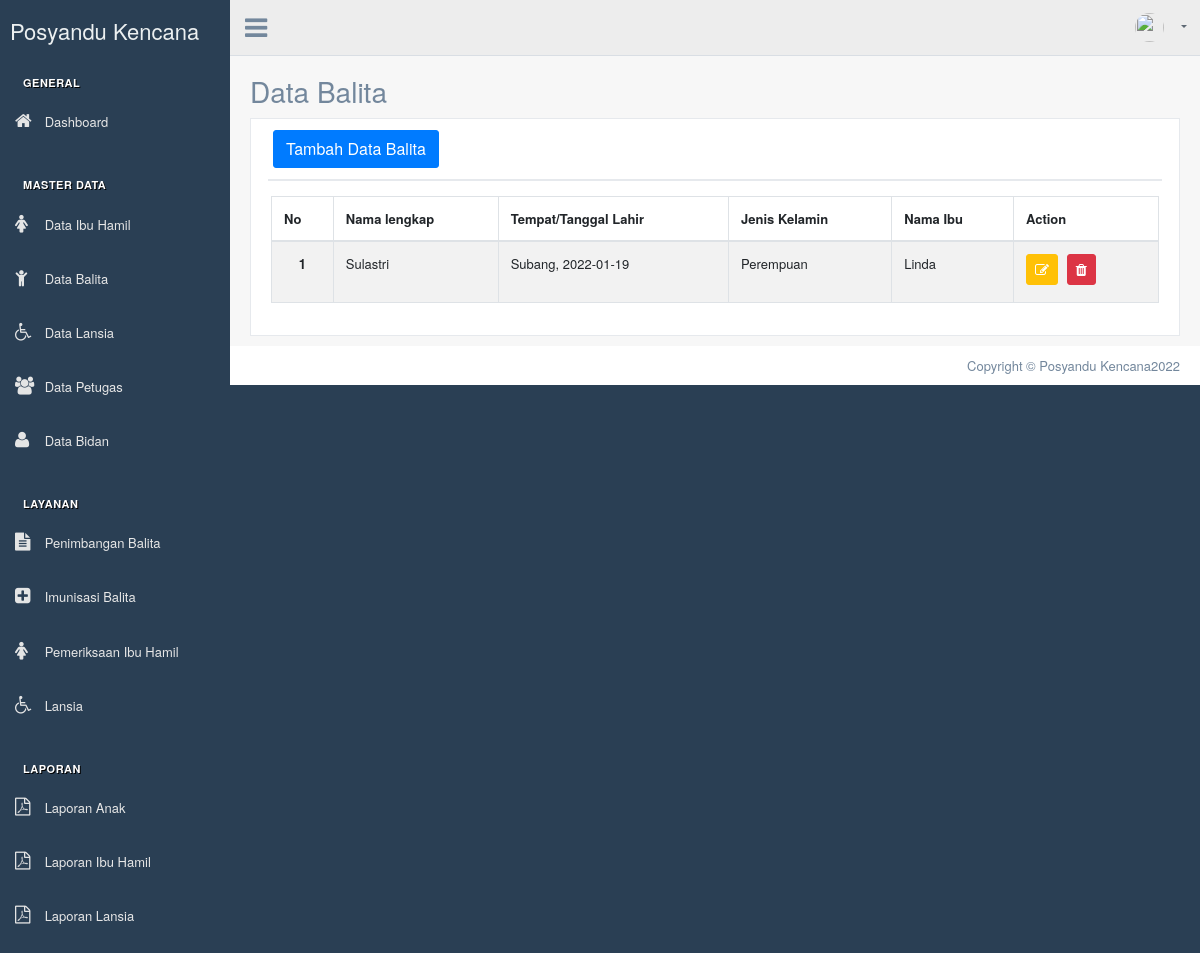
The app's page /index.php/anak with its own data.
### tables this page shows
CREATE TABLE `anak` (
  `id_anak` int(11) NOT NULL,
  `nik_anak` varchar(16) NOT NULL,
  `nama_anak` varchar(50) NOT NULL,
  `tempat_lahir` varchar(30) NOT NULL,
  `tgl_lahir` date NOT NULL,
  `jenis_kelamin` enum('Laki-Laki','Perempuan') NOT NULL,
  `nama_ibu` varchar(225) NOT NULL
);

### application/controllers/Anak.php (called while the page is built, shortened)
<?php
class Anak extends CI_Controller
{
    public function __construct()
    {
        $this->load->model('Anak_model');
        $this->load->model('Ibu_model');
    }
    public function index()
    {
        $data['title'] = 'Data Balita | Posyandu';
        $data['user'] = $this->db->get_where('user', ['username' => $this->session->userdata('username')])->row_array();
        $data['balita'] = $this->Anak_model->getDataAnak();
        $data['ibu'] = $this->Ibu_model->getDataIbu();
        $this->load->view('templates/header-datatables', $data);
        $this->load->view('templates/sidebar');
        $this->load->view('templates/topbar', $data);
        $this->load->view('anak/index', $data);
        $this->load->view('templates/footer-datatables');
    }
}

### index.php (called while the page is built, shortened)
<?php
require_once BASEPATH.'core/CodeIgniter.php';

### application/models/Anak_model.php (called while the page is built, shortened)
<?php
class Anak_model extends CI_Model
{
    public function getDataAnak()
    {
        $query = "SELECT *
                    From anak
                    ";
        return $this->db->query($query)->result_array();
    }
}

### application/views/anak/index.php (the view, shortened to what this page needs)
<div class="right_col" role="main">
    <div class="page-title">
        <div class="title_left">
            <h3>Data Balita</h3>
        </div>
    </div>
    <div class="clearfix"></div>
    <div class="row">
        <div class="col-md-12 col-sm-12 ">
            <div class="x_panel">
                <div class="x_title">
                    <button type="button" class="btn btn-primary" data-toggle="modal" data-target="#addDataAnakModal">Tambah Data Balita</button>
                </div>
                <div class="x_content">
                    <div class="row">
                        <div class="col-sm-12">
                            <div class="card-box table-responsive">
                                <table id="datatable" class="table table-striped table-bordered" style="width:100%">
                                    <thead>
                                        <tr>
                                            <th>No</th>
                                            <th>Nama lengkap</th>
                                            <th>Tempat/Tanggal Lahir</th>
                                            <th>Jenis Kelamin</th>
                                            <th>Nama Ibu</th>
                                            <th>Action</th>
                                        </tr>
                                    </thead>
                                    <tbody>
                                        <?php $i = 1; ?>
                                        <?php foreach ($balita as $n) : ?>
                                            <tr>
                                                <th scope="row">
                                                    <center><?= $i; ?></center>
                                                </th>
                                                <td><?= $n['nama_anak']; ?></td>
                                                <td><?= $n['tempat_lahir'] . ', ' . $n['tgl_lahir']; ?></td>
                                                <td><?= $n['jenis_kelamin']; ?></td>
                                                <td><?= $n['nama_ibu']; ?></td>
                                                <td>
                                                    <a data-toggle="modal" data-target="#editDataAnakModal<?= $n['id_anak']; ?>" href="<?= base_url(); ?>anak/updateDataAnak/<?= $n['id_anak']; ?>" class="btn btn-warning btn-circle btn-sm" title="Edit">
                                                        <i class="fa fa-edit"></i>
                                                    </a>
                                                    <a data-toggle="tooltip" href="<?= base_url(''); ?>anak/deleteDataAnak/<?= $n['id_anak']; ?>" class="btn btn-danger btn-circle btn-sm tbl-hapus" title="Delete">
                                                        <i class="fa fa-trash"></i>
                                                    </a>
                                                </td>
                                            </tr>
                                            <?php $i++; ?>
                                        <?php endforeach; ?>
                                    </tbody>
                                </table>
                            </div>
                        </div>
                    </div>
                </div>
            </div>
        </div>
    </div>
</div>

### records on screen
anak: nama_anak "Sulastri", tempat_lahir "Subang", tgl_lahir "2022-01-19", jenis_kelamin "Perempuan", nama_ibu "Linda"
